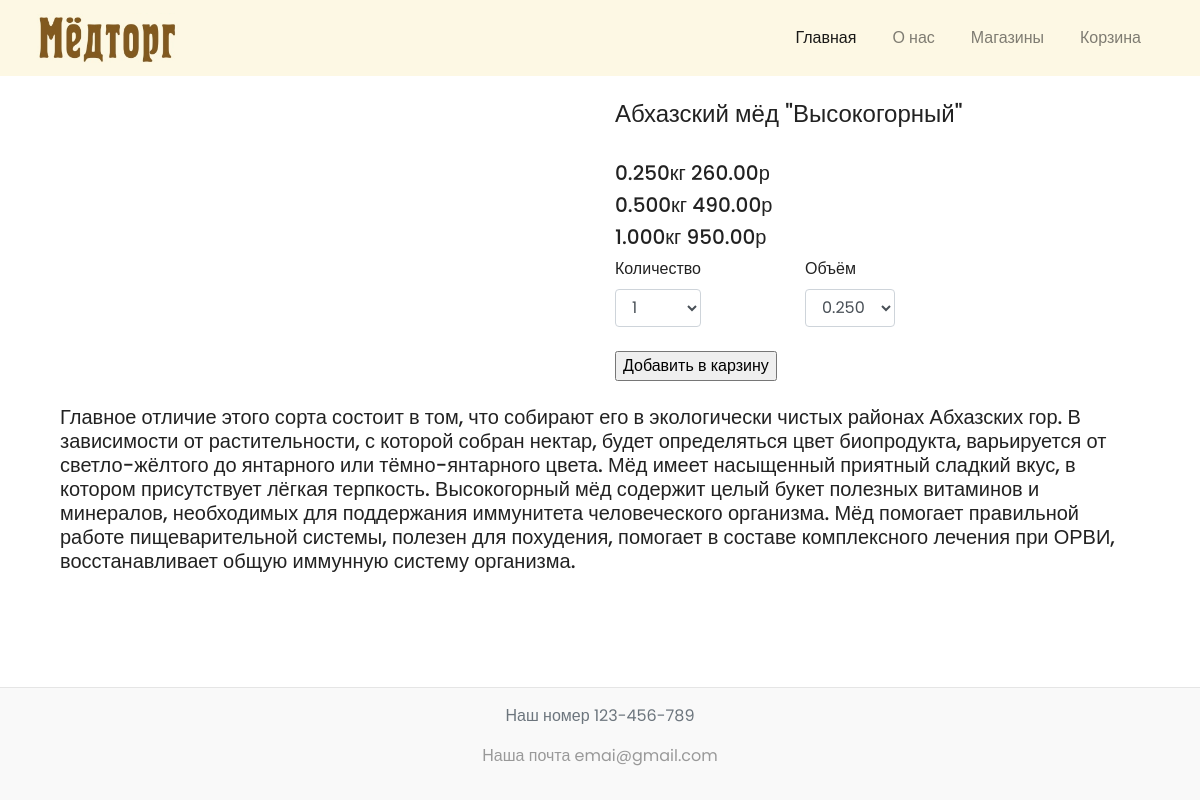
The page /9/abhazskij-myod-vysokogornyj/detail/ on the database its author committed.
### shop/models.py (models this page shows, shortened)
class Product(models.Model):
    category = models.ForeignKey(Category, related_name="products", on_delete=models.CASCADE)
    name = models.CharField(max_length = 200, db_index = True)
    slug = models.SlugField(max_length = 200, db_index = True)
    image = models.ImageField(upload_to='products/%Y/%m/%d',blank=True)
    description = models.TextField(blank=True)
    available = models.BooleanField(default=True)
    created = models.DateTimeField(auto_now_add=True)
    updated = models.DateTimeField(auto_now=True)
    class Meta:
        ordering = ('name',)
        index_together = (('id', 'slug'),)
        verbose_name = 'Продукт'
        verbose_name_plural = 'Продукты'

class ValueAndPrices(models.Model):
    product = models.ForeignKey(Product, on_delete=models.CASCADE, null=True, related_name="prices")
    value = models.DecimalField(max_digits=10, decimal_places = 3, null=True)
    another_price = models.DecimalField(max_digits=10, decimal_places = 2, null=True)
    image = models.ImageField(upload_to='products/%Y/%m/%d',blank=True)
    class Meta:
        verbose_name = 'Величина и цена'
        verbose_name_plural = "Величины и цены"

### shop/views.py (the view)
# urls.py: path('<int:id>/<str:slug>/detail/', product_detail_2, name="product_detail"),
def product_detail_2(request, slug, id):
    product = Product.objects.get(slug__iexact=slug)
    cart_product_form = CartAddProductForm()
    value_form = ValueForm(id)
    context = {"product" : product, "cart_product_form": cart_product_form, 'value_form' : value_form}
    return render(request, "shop/product/detail_2.html", context)

### cart/forms.py
class CartAddProductForm(forms.Form):
    quantity = forms.TypedChoiceField(choices=PRODUCT_QUANTITY_CHOICES, coerce=int, label='Количество')
    update = forms.BooleanField(required=False,initial=False,widget=forms.HiddenInput)

class ValueForm(forms.Form):
    def __init__(self, product_id, *args, **kwargs):
        super(ValueForm, self).__init__(*args, **kwargs)
        self.fields['size'] = forms.ChoiceField(
            choices=[(i['value'], str(i['value'])) for i in Product.objects.get(id=product_id).prices.values('value')],
        )
        self.fields['size'].label = "Объём"

### shop/templates/shop/product/detail_2.html (shortened to what this page needs)
{% extends "shop/base_2.html" %}
{% load static %}
{% load crispy_forms_tags %}
{% block content %}
  <div class="container mt-4">
    <div class="row mb-4">
      <div class="col-6">
        <div id="carouselExampleIndicators" class="carousel slide" data-ride="carousel">
          <ol class="carousel-indicators">
          </ol>
          <a class="carousel-control-prev" href="#carouselExampleIndicators" role="button" data-slide="prev">
            <span class="carousel-control-prev-icon" aria-hidden="true"></span>
          </a>
          <a class="carousel-control-next" href="#carouselExampleIndicators" role="button" data-slide="next">
            <span class="carousel-control-next-icon" aria-hidden="true"></span>
          </a>
        </div>
      </div>
        <div class="col-6">
          <h4>{{ product.name }}</h4>
          <br>
          {% for item in product.prices.all %}
            <h5>{{ item.value }}кг {{ item.another_price }}р</h5>
          {% endfor %}
          <form action="{% url 'cart:cart_add' product.id %}" method="post">
            <div class="row">
              <div class="col-4">
                <label>{{ cart_product_form.quantity|as_crispy_field }}</label>
              </div>
              <div class="col-4">
                <label>{{ value_form.size|as_crispy_field }}</label>
              </div>
            </div>
            <input type="submit" value="Добавить в карзину">
          </form>
        </div>
    </div>
  </div>
  <div class="container mb-4">
    <div class="col-12">
      <h5>{{ product.description }}</h5>
    </div>
  </div>
{% endblock %}

### shop/static/css/index.css (style rules this page uses)
body, html { width: 100%; height: 100%; font-family: 'Poppins', sans-serif; color: #222; }

### rows shown on the page
Product: name "Абхазский мёд \"Высокогорный\"", description "Главное отличие этого сорта состоит в том, что собирают его в экологически чистых районах Абхазских гор. В зависимости от растительности, с которой собран нектар, будет определяться цвет биопродукта, варьируется от светло-жёлтого до янтарного или тёмно-янтарного цвета. Мёд имеет насыщенный приятный сладкий вкус, в котором присутствует лёгкая терпкость. Высокогорный мёд содержит целый букет полезных витаминов и минералов, необходимых для поддержания иммунитета человеческого организма. Мёд помогает правильной работе пищеварительной системы, полезен для похудения, помогает в составе комплексного лечения при ОРВИ, восстанавливает общую иммунную систему организма."
ValueAndPrices: value "0.250", another_price "260.00"
ValueAndPrices: value "0.500", another_price "490.00"
ValueAndPrices: value "1.000", another_price "950.00"
